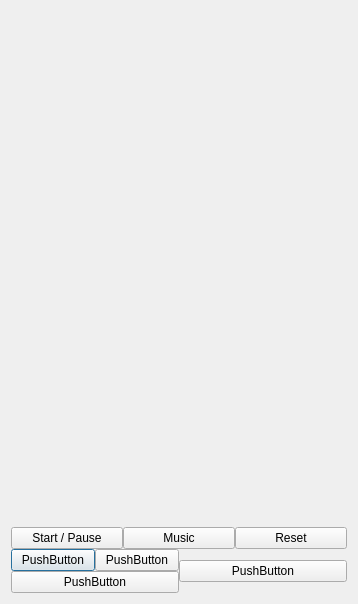
<?xml version="1.0" encoding="UTF-8"?>
<ui version="4.0">
 <class>GameScreen</class>
 <widget class="QDialog" name="GameScreen">
  <property name="geometry">
   <rect>
    <x>0</x>
    <y>0</y>
    <width>358</width>
    <height>604</height>
   </rect>
  </property>
  <property name="windowTitle">
   <string>Dialog</string>
  </property>
  <layout class="QGridLayout" name="gridLayout_2">
   <item row="0" column="0">
    <layout class="QGridLayout" name="gridLayout" rowstretch="2,0,0" rowminimumheight="0,0,0">
     <property name="spacing">
      <number>0</number>
     </property>
     <item row="2" column="0">
      <layout class="QHBoxLayout" name="horizontalLayout_3">
       <item>
        <layout class="QVBoxLayout" name="verticalLayout">
         <item>
          <layout class="QHBoxLayout" name="horizontalLayout_2">
           <item>
            <widget class="QPushButton" name="Move_Left_Btn">
             <property name="text">
              <string>PushButton</string>
             </property>
            </widget>
           </item>
           <item>
            <widget class="QPushButton" name="Move_Right_Btn">
             <property name="text">
              <string>PushButton</string>
             </property>
            </widget>
           </item>
          </layout>
         </item>
         <item>
          <widget class="QPushButton" name="Move_Down_Btn">
           <property name="text">
            <string>PushButton</string>
           </property>
          </widget>
         </item>
        </layout>
       </item>
       <item>
        <widget class="QPushButton" name="Rotate_Right_Btn">
         <property name="text">
          <string>PushButton</string>
         </property>
        </widget>
       </item>
      </layout>
     </item>
     <item row="1" column="0">
      <layout class="QHBoxLayout" name="horizontalLayout">
       <item>
        <widget class="QPushButton" name="Start_Pause_Btn">
         <property name="text">
          <string>Start / Pause</string>
         </property>
        </widget>
       </item>
       <item>
        <widget class="QPushButton" name="Music_Btn">
         <property name="text">
          <string>Music</string>
         </property>
        </widget>
       </item>
       <item>
        <widget class="QPushButton" name="Reset_Btn">
         <property name="text">
          <string>Reset</string>
         </property>
        </widget>
       </item>
      </layout>
     </item>
     <item row="0" column="0">
      <layout class="QVBoxLayout" name="verticalLayout_3">
       <item>
        <layout class="QHBoxLayout" name="horizontalLayout_5" stretch="4,1">
         <property name="spacing">
          <number>0</number>
         </property>
         <item>
          <widget class="QWidget" name="First_Screen_Game" native="true"/>
         </item>
         <item>
          <widget class="QWidget" name="Second_Screen_Game" native="true"/>
         </item>
        </layout>
       </item>
      </layout>
     </item>
    </layout>
   </item>
  </layout>
 </widget>
 <tabstops>
  <tabstop>Start_Pause_Btn</tabstop>
  <tabstop>Music_Btn</tabstop>
  <tabstop>Move_Right_Btn</tabstop>
  <tabstop>Rotate_Right_Btn</tabstop>
  <tabstop>Reset_Btn</tabstop>
  <tabstop>Move_Left_Btn</tabstop>
  <tabstop>Move_Down_Btn</tabstop>
 </tabstops>
 <resources/>
 <connections/>
</ui>
